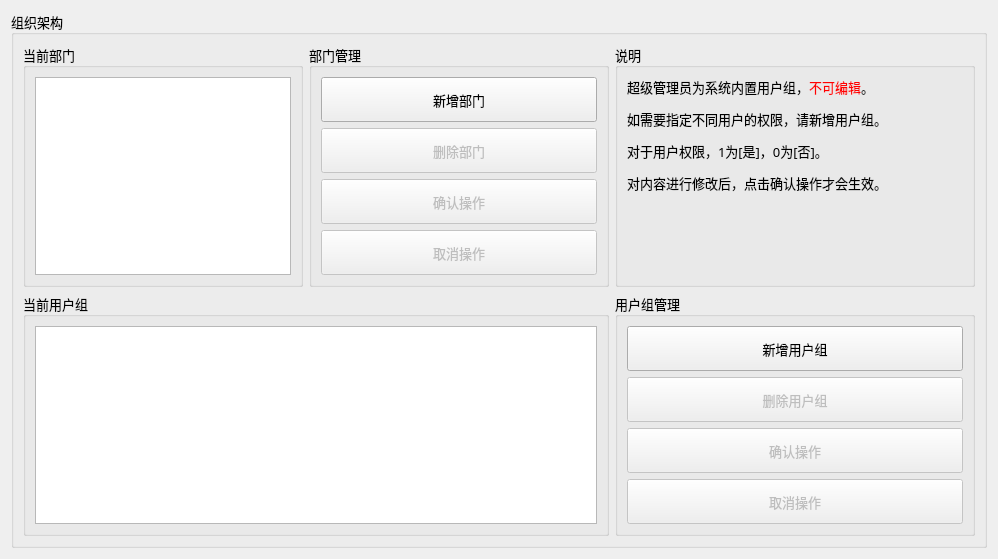
      <widget class="QWidget" name="page_Group">
       <layout class="QGridLayout" name="gridLayout_26">
        <item row="0" column="0">
         <widget class="QGroupBox" name="groupBox_18">
          <property name="font">
           <font>
            <family>微软雅黑</family>
            <pointsize>10</pointsize>
           </font>
          </property>
          <property name="title">
           <string>组织架构</string>
          </property>
          <layout class="QGridLayout" name="gridLayout_25">
           <item row="0" column="0">
            <widget class="QGroupBox" name="groupBox_24">
             <property name="title">
              <string>当前部门</string>
             </property>
             <layout class="QGridLayout" name="gridLayout_27">
              <item row="0" column="0">
               <widget class="QTableView" name="tableView_department"/>
              </item>
             </layout>
            </widget>
           </item>
           <item row="0" column="1">
            <widget class="QGroupBox" name="groupBox_25">
             <property name="minimumSize">
              <size>
               <width>300</width>
               <height>0</height>
              </size>
             </property>
             <property name="title">
              <string>部门管理</string>
             </property>
             <layout class="QGridLayout" name="gridLayout_6">
              <item row="2" column="1">
               <widget class="QPushButton" name="btn_editDpt_check">
                <property name="enabled">
                 <bool>false</bool>
                </property>
                <property name="minimumSize">
                 <size>
                  <width>0</width>
                  <height>45</height>
                 </size>
                </property>
                <property name="text">
                 <string>确认操作</string>
                </property>
               </widget>
              </item>
              <item row="1" column="1">
               <widget class="QPushButton" name="btn_delDpt">
                <property name="enabled">
                 <bool>false</bool>
                </property>
                <property name="minimumSize">
                 <size>
                  <width>0</width>
                  <height>45</height>
                 </size>
                </property>
                <property name="text">
                 <string>删除部门</string>
                </property>
               </widget>
              </item>
              <item row="0" column="1">
               <widget class="QPushButton" name="btn_addDpt">
                <property name="enabled">
                 <bool>true</bool>
                </property>
                <property name="minimumSize">
                 <size>
                  <width>0</width>
                  <height>45</height>
                 </size>
                </property>
                <property name="text">
                 <string>新增部门</string>
                </property>
               </widget>
              </item>
              <item row="3" column="1">
               <widget class="QPushButton" name="btn_editDpt_cancel">
                <property name="enabled">
                 <bool>false</bool>
                </property>
                <property name="minimumSize">
                 <size>
                  <width>0</width>
                  <height>45</height>
                 </size>
                </property>
                <property name="text">
                 <string>取消操作</string>
                </property>
               </widget>
              </item>
             </layout>
            </widget>
           </item>
           <item row="0" column="2">
            <widget class="QGroupBox" name="groupBox_19">
             <property name="minimumSize">
              <size>
               <width>360</width>
               <height>0</height>
              </size>
             </property>
             <property name="title">
              <string>说明</string>
             </property>
             <layout class="QGridLayout" name="gridLayout_21">
              <item row="0" column="0">
               <widget class="QLabel" name="label">
                <property name="minimumSize">
                 <size>
                  <width>0</width>
                  <height>0</height>
                 </size>
                </property>
                <property name="text">
                 <string>&lt;html&gt;&lt;head/&gt;&lt;body&gt;&lt;p&gt;&lt;span style=&quot; font-size:10pt;&quot;&gt;超级管理员为系统内置用户组，&lt;/span&gt;&lt;span style=&quot; font-size:10pt; color:#ff0000;&quot;&gt;不可编辑&lt;/span&gt;&lt;span style=&quot; font-size:10pt;&quot;&gt;。&lt;/span&gt;&lt;/p&gt;&lt;p&gt;&lt;span style=&quot; font-size:10pt;&quot;&gt;如需要指定不同用户的权限，请新增用户组。&lt;/span&gt;&lt;/p&gt;&lt;p&gt;&lt;span style=&quot; font-size:10pt;&quot;&gt;对于用户权限，1为[是]，0为[否]。&lt;/span&gt;&lt;/p&gt;&lt;p&gt;&lt;span style=&quot; font-size:10pt;&quot;&gt;对内容进行修改后，点击确认操作才会生效。&lt;/span&gt;&lt;/p&gt;&lt;/body&gt;&lt;/html&gt;</string>
                </property>
                <property name="alignment">
                 <set>Qt::AlignLeading|Qt::AlignLeft|Qt::AlignTop</set>
                </property>
                <property name="wordWrap">
                 <bool>true</bool>
                </property>
               </widget>
              </item>
             </layout>
            </widget>
           </item>
           <item row="1" column="0" colspan="2">
            <widget class="QGroupBox" name="groupBox_23">
             <property name="title">
              <string>当前用户组</string>
             </property>
             <layout class="QGridLayout" name="gridLayout_22">
              <item row="0" column="0">
               <widget class="QTableView" name="tableView_group"/>
              </item>
             </layout>
            </widget>
           </item>
           <item row="1" column="2">
            <widget class="QGroupBox" name="groupBox_26">
             <property name="minimumSize">
              <size>
               <width>250</width>
               <height>0</height>
              </size>
             </property>
             <property name="title">
              <string>用户组管理</string>
             </property>
             <layout class="QGridLayout" name="gridLayout_23">
              <item row="3" column="0">
               <widget class="QPushButton" name="btn_editGroup_cancel">
                <property name="enabled">
                 <bool>false</bool>
                </property>
                <property name="minimumSize">
                 <size>
                  <width>0</width>
                  <height>45</height>
                 </size>
                </property>
                <property name="text">
                 <string>取消操作</string>
                </property>
               </widget>
              </item>
              <item row="2" column="0">
               <widget class="QPushButton" name="btn_editGroup_check">
                <property name="enabled">
                 <bool>false</bool>
                </property>
                <property name="minimumSize">
                 <size>
                  <width>0</width>
                  <height>45</height>
                 </size>
                </property>
                <property name="text">
                 <string>确认操作</string>
                </property>
               </widget>
              </item>
              <item row="0" column="0">
               <widget class="QPushButton" name="btn_addGroup">
                <property name="enabled">
                 <bool>true</bool>
                </property>
                <property name="minimumSize">
                 <size>
                  <width>0</width>
                  <height>45</height>
                 </size>
                </property>
                <property name="text">
                 <string>新增用户组</string>
                </property>
               </widget>
              </item>
              <item row="1" column="0">
               <widget class="QPushButton" name="btn_delGroup">
                <property name="enabled">
                 <bool>false</bool>
                </property>
                <property name="minimumSize">
                 <size>
                  <width>0</width>
                  <height>45</height>
                 </size>
                </property>
                <property name="text">
                 <string>删除用户组</string>
                </property>
               </widget>
              </item>
             </layout>
            </widget>
           </item>
          </layout>
         </widget>
        </item>
       </layout>
      </widget>
